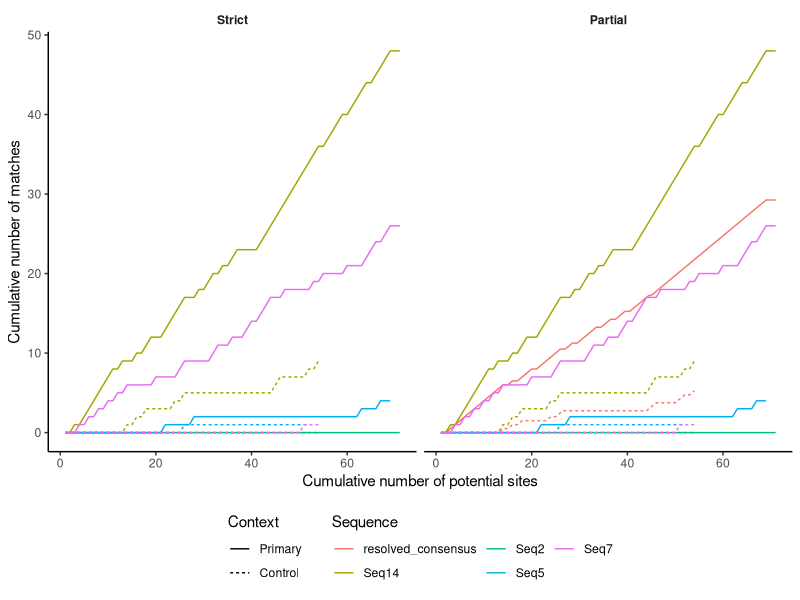

R code for this plot:
# load libraries
suppressPackageStartupMessages(library(readr))
suppressPackageStartupMessages(library(dplyr))
suppressPackageStartupMessages(library(ggplot2))
suppressPackageStartupMessages(library(stringr))
# or just library(tidyverse)

# read in positions file
positions_strict <- read_csv('example-strict-positions.csv', show_col_types = FALSE)
positions_partial <- read_csv('example-partial-positions.csv', show_col_types = FALSE)

# cumulative plot (for primary)
cum_matches_plot <- bind_rows(positions_strict %>% mutate(mode = 'Strict'),
                              positions_partial %>% mutate(mode = 'Partial')) %>%
  # arrange by position
  arrange(potential_mut_site) |>
  # group by sequence, context, and match mode
  group_by(seq_name, context, mode) |>
  # find cumulative potential and match sites for each group
  mutate(cum_potential = cumsum(prop_context),
         cum_match = cumsum(mut_match),
         context = factor(str_to_sentence(context), levels = c('Primary', 'Control')),
         mode = factor(mode, levels = c('Strict', 'Partial'))) |>
  # plot cumulative potential and match sites for each group
  ggplot(aes(x = cum_potential,
             y = cum_match,
             col = seq_name,
             linetype = context)) +
  facet_grid(~mode) +
  geom_line() +
  guides(color=guide_legend(ncol=3)) +
  theme_classic() +
  labs(x = 'Cumulative number of potential sites',
       y = 'Cumulative number of matches',
       linetype = 'Context',
       col = 'Sequence') +
  theme(strip.background = element_blank(),
        strip.text = element_text(face = 'bold'),
        legend.position = 'bottom', legend.direction = 'vertical',
  )

ggsave('example.png', cum_matches_plot, width = 7, height = 5)
